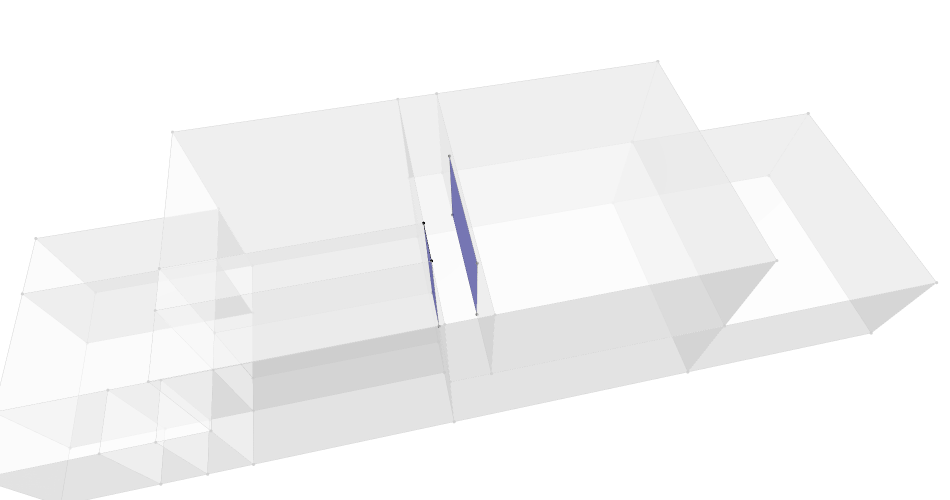

Source (notebook cell):
### Code cell
shared_data= [Plotly.DataByTopology(aperture, faceColor="#000099") for aperture in apertures]
# shared_data.append(bldg_data)
fig = Plotly.FigureByData(bldg_data+shared_data[-2]+shared_data[-1])
Plotly.Show(fig, renderer='jupyterlab')
# Topology.Show(adj, renderer='jupyterlab', showVertices=False, faceColor="#FFFFFF", backgroundColor="#777777")

### Figure 1 — Plotly figure (JSON) as saved in the notebook; plotly's stock layout.template omitted (floating-point values rounded to 4 significant figures; data arrays with more than 128 entries replaced by an {"elided": "..."} marker saying what was removed)
{"data": [{"hoverinfo": "text", "hovertext": "", "legendgroup": "1", "legendrank": 1, "marker": {"color": "lightgrey", "size": 1.1}, "mode": "markers", "name": "Topology Vertices", "showlegend": false, "text": "", "type": "scatter3d", "x": [0, 6.5, 6.5, 0, 6.5, 0, 6.5, 0, 6.5, 2.5, 1.5, 0, 6.5, 6.5, 2.5, 1.5, 0, 0, 6.5, 4.7, 2.5, 2.5, 6.5, 6.5, 6.5, 4.7, 2.5, 2.5, 1.5, 1.5, 0, 0, 1.5, 1.5, 0, 0, 6.5, 0, 6.5, 0, 4.7, 6.5, 6.5, 4.7, 1.5, 1.5, 1.5, 1.5, 1.5, 1.5, 0, 0, 0, 0, 0, 0], "y": [0, 0, 6, 6, 0, 0, 6, 6, 13, 13, 13, 13, 13, 12, 13, 13, 13, 12, 18.5, 18.5, 18.5, 13, 13, 18.5, 18.5, 18.5, 18.5, 18.5, 18.5, 18.5, 18.5, 13, 13, 18.5, 18.5, 18.5, 6, 6, 12, 12, 23.4, 23.4, 23.4, 23.4, 19.7, 20.9, 23.4, 19.7, 20.9, 23.4, 19.7, 19.7, 20.9, 20.9, 23.4, 23.4], "z": [0, 0, 0, 0, 3, 3, 3, 3, 0, 0, 0, 0, 3, 3, 3, 3, 3, 3, 0, 0, 0, 6, 6, 3, 6, 3, 3, 6, 0, 3, 0, 6, 6, 6, 3, 6, 6, 6, 6, 6, 0, 0, 3, 3, 0, 0, 0, 3, 3, 3, 0, 3, 0, 3, 0, 3]}, {"hoverinfo": "text", "legendgroup": "2", "legendrank": 2, "line": {"color": "lightgrey", "width": 1}, "marker": {"size": 0}, "mode": "lines", "name": "Topology Edges", "showlegend": false, "text": "", "type": "scatter3d", "x": {"elided": "330 float values"}, "y": {"elided": "330 float values"}, "z": {"elided": "330 int values"}}, {"cmax": 1, "cmin": 0, "color": "#FAFAFA", "colorscale": [[0, "#440154"], [0.1111, "#482878"], [0.2222, "#3e4989"], [0.3333, "#31688e"], [0.4444, "#26828e"], [0.5556, "#1f9e89"], [0.6667, "#35b779"], [0.7778, "#6ece58"], [0.8889, "#b5de2b"], [1, "#fde725"]], "flatshading": true, "hoverinfo": "text", "hovertext": "", "i": {"elided": "156 int values"}, "j": {"elided": "156 int values"}, "k": {"elided": "156 int values"}, "legendgroup": "3", "legendrank": 3, "lighting": {"facenormalsepsilon": 0}, "name": "Topology Faces", "opacity": 0.5, "showlegend": false, "showscale": false, "text": "", "type": "mesh3d", "x": [6.5, 0, 6.5, 0, 6.5, 0, 6.5, 0, 0, 1.5, 2.5, 6.5, 6.5, 6.5, 2.5, 1.5, 0, 0, 4.7, 2.5, 6.5, 6.5, 2.5, 6.5, 6.5, 4.7, 2.5, 2.5, 1.5, 1.5, 0, 1.5, 0, 1.5, 0, 0, 6.5, 0, 6.5, 0, 4.7, 6.5, 6.5, 4.7, 1.5, 1.5, 1.5, 1.5, 1.5, 1.5, 0, 0, 0, 0, 0, 0], "y": [0, 0, 6, 6, 0, 0, 6, 6, 13, 13, 13, 13, 12, 13, 13, 13, 13, 12, 18.5, 18.5, 18.5, 13, 13, 18.5, 18.5, 18.5, 18.5, 18.5, 18.5, 18.5, 18.5, 13, 13, 18.5, 18.5, 18.5, 6, 6, 12, 12, 23.4, 23.4, 23.4, 23.4, 19.7, 20.9, 23.4, 19.7, 20.9, 23.4, 19.7, 19.7, 20.9, 20.9, 23.4, 23.4], "z": [0, 0, 0, 0, 3, 3, 3, 3, 0, 0, 0, 0, 3, 3, 3, 3, 3, 3, 0, 0, 0, 6, 6, 3, 6, 3, 3, 6, 0, 3, 0, 6, 6, 6, 3, 6, 6, 6, 6, 6, 0, 0, 3, 3, 0, 0, 0, 3, 3, 3, 0, 3, 0, 3, 0, 3]}, {"hoverinfo": "text", "hovertext": "", "legendgroup": "1", "legendrank": 1, "marker": {"color": "black", "size": 1.1}, "mode": "markers", "name": "Topology Vertices", "showlegend": false, "text": "", "type": "scatter3d", "x": [2.5, 1.5, 2.5, 1.5], "y": [13, 13, 13, 13], "z": [3, 3, 6, 6]}, {"hoverinfo": "text", "legendgroup": "2", "legendrank": 2, "line": {"color": "black", "width": 1}, "marker": {"size": 0}, "mode": "lines", "name": "Topology Edges", "showlegend": false, "text": "", "type": "scatter3d", "x": [1.5, 2.5, null, 2.5, 2.5, null, 2.5, 1.5, null, 1.5, 1.5, null], "y": [13, 13, null, 13, 13, null, 13, 13, null, 13, 13, null], "z": [3, 3, null, 3, 6, null, 6, 6, null, 6, 3, null]}, {"cmax": 1, "cmin": 0, "color": "#000099", "colorscale": [[0, "#440154"], [0.1111, "#482878"], [0.2222, "#3e4989"], [0.3333, "#31688e"], [0.4444, "#26828e"], [0.5556, "#1f9e89"], [0.6667, "#35b779"], [0.7778, "#6ece58"], [0.8889, "#b5de2b"], [1, "#fde725"]], "flatshading": true, "hoverinfo": "text", "hovertext": "", "i": [0, 0], "j": [1, 2], "k": [2, 3], "legendgroup": "3", "legendrank": 3, "lighting": {"facenormalsepsilon": 0}, "name": "Topology Faces", "opacity": 0.5, "showlegend": false, "showscale": false, "text": "", "type": "mesh3d", "x": [2.5, 2.5, 1.5, 1.5], "y": [13, 13, 13, 13], "z": [3, 6, 6, 3]}, {"hoverinfo": "text", "hovertext": "", "legendgroup": "1", "legendrank": 1, "marker": {"color": "black", "size": 1.1}, "mode": "markers", "name": "Topology Vertices", "showlegend": false, "text": "", "type": "scatter3d", "x": [1.625, 4.875, 4.875, 1.625], "y": [12, 12, 12, 12], "z": [3, 3, 5.4, 5.4]}, {"hoverinfo": "text", "legendgroup": "2", "legendrank": 2, "line": {"color": "black", "width": 1}, "marker": {"size": 0}, "mode": "lines", "name": "Topology Edges", "showlegend": false, "text": "", "type": "scatter3d", "x": [1.625, 4.875, null, 4.875, 4.875, null, 4.875, 1.625, null, 1.625, 1.625, null], "y": [12, 12, null, 12, 12, null, 12, 12, null, 12, 12, null], "z": [3, 3, null, 3, 5.4, null, 5.4, 5.4, null, 5.4, 3, null]}, {"cmax": 1, "cmin": 0, "color": "#000099", "colorscale": [[0, "#440154"], [0.1111, "#482878"], [0.2222, "#3e4989"], [0.3333, "#31688e"], [0.4444, "#26828e"], [0.5556, "#1f9e89"], [0.6667, "#35b779"], [0.7778, "#6ece58"], [0.8889, "#b5de2b"], [1, "#fde725"]], "flatshading": true, "hoverinfo": "text", "hovertext": "", "i": [0, 0], "j": [1, 2], "k": [2, 3], "legendgroup": "3", "legendrank": 3, "lighting": {"facenormalsepsilon": 0}, "name": "Topology Faces", "opacity": 0.5, "showlegend": false, "showscale": false, "text": "", "type": "mesh3d", "x": [4.875, 4.875, 1.625, 1.625], "y": [12, 12, 12, 12], "z": [3, 5.4, 5.4, 3]}], "layout": {"height": 500, "margin": {"b": 0, "l": 0, "r": 0, "t": 20}, "paper_bgcolor": "rgba(0, 0, 0, 0)", "plot_bgcolor": "rgba(0, 0, 0, 0)", "scene": {"aspectmode": "data", "aspectratio": {"x": 0.6701, "y": 2.412, "z": 0.6186}, "camera": {"center": {"x": 0, "y": 0, "z": 0}, "eye": {"x": -0.8094, "y": 0.1747, "z": 1.268}, "projection": {"type": "perspective"}, "up": {"x": 0, "y": 0, "z": 1}}, "xaxis": {"type": "linear", "visible": false}, "yaxis": {"type": "linear", "visible": false}, "zaxis": {"type": "linear", "visible": false}}, "showlegend": true, "width": 950, "xaxis": {"showgrid": false, "visible": false, "zeroline": false}, "yaxis": {"showgrid": false, "visible": false, "zeroline": false}}}
